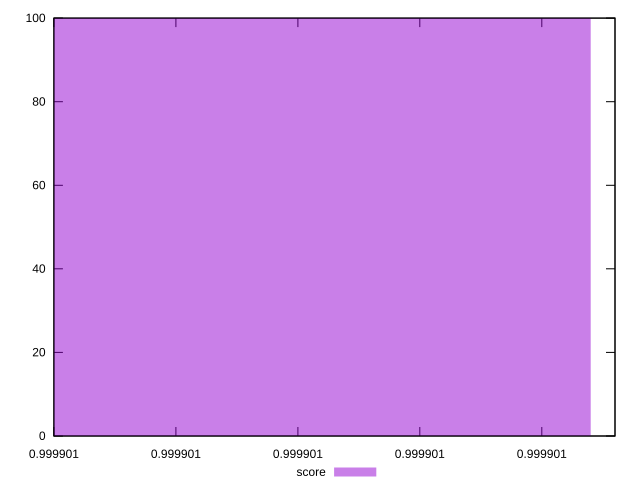

Generate this figure with gnuplot:
reset

$score <<EOF
0.9999013149729999 100
EOF

set key outside below
set boxwidth 1e-12
set xrange [0.9899013149726905:1.0099013149726905]
set yrange [0:100]
set trange [0:100]
set style fill transparent solid 0.5 noborder
set terminal svg size 640, 490 enhanced background rgb 'white'
set output "report_00007_2020-12-11T15:55:29.892Z/uses-long-cache-ttl/samples/pages+cached+noexternal+nosvg/score/histogram.svg"

plot $score title "score" with boxes

reset
